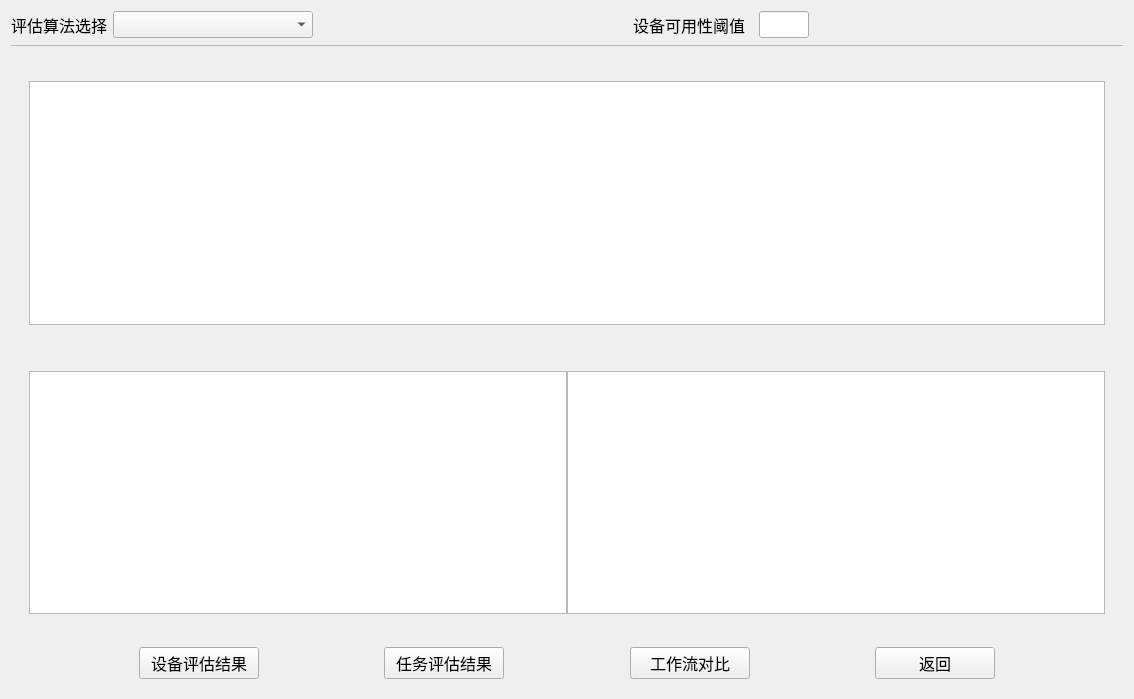
<?xml version="1.0" encoding="UTF-8"?>
<ui version="4.0">
 <class>CWorkflowAssess</class>
 <widget class="QWidget" name="CWorkflowAssess">
  <property name="geometry">
   <rect>
    <x>0</x>
    <y>0</y>
    <width>1134</width>
    <height>699</height>
   </rect>
  </property>
  <property name="windowTitle">
   <string>Form</string>
  </property>
  <layout class="QGridLayout" name="gridLayout_8">
   <item row="0" column="0">
    <layout class="QVBoxLayout" name="verticalLayout_8">
     <item>
      <layout class="QHBoxLayout" name="horizontalLayout_3">
       <item>
        <widget class="QLabel" name="label_4">
         <property name="font">
          <font>
           <family>黑体</family>
           <pointsize>12</pointsize>
          </font>
         </property>
         <property name="text">
          <string>评估算法选择</string>
         </property>
        </widget>
       </item>
       <item>
        <widget class="QComboBox" name="algorithmCcomboBox">
         <property name="minimumSize">
          <size>
           <width>200</width>
           <height>22</height>
          </size>
         </property>
         <property name="font">
          <font>
           <pointsize>12</pointsize>
          </font>
         </property>
        </widget>
       </item>
       <item>
        <spacer name="horizontalSpacer_7">
         <property name="orientation">
          <enum>Qt::Horizontal</enum>
         </property>
         <property name="sizeHint" stdset="0">
          <size>
           <width>35</width>
           <height>20</height>
          </size>
         </property>
        </spacer>
       </item>
       <item>
        <widget class="QLabel" name="label_6">
         <property name="sizePolicy">
          <sizepolicy hsizetype="Preferred" vsizetype="Minimum">
           <horstretch>0</horstretch>
           <verstretch>0</verstretch>
          </sizepolicy>
         </property>
         <property name="minimumSize">
          <size>
           <width>120</width>
           <height>22</height>
          </size>
         </property>
         <property name="font">
          <font>
           <pointsize>12</pointsize>
          </font>
         </property>
         <property name="text">
          <string>设备可用性阈值</string>
         </property>
        </widget>
       </item>
       <item>
        <widget class="QLineEdit" name="lineEdit">
         <property name="maximumSize">
          <size>
           <width>50</width>
           <height>16777215</height>
          </size>
         </property>
         <property name="font">
          <font>
           <pointsize>12</pointsize>
           <weight>75</weight>
           <bold>true</bold>
          </font>
         </property>
         <property name="text">
          <string/>
         </property>
        </widget>
       </item>
       <item>
        <spacer name="horizontalSpacer_13">
         <property name="orientation">
          <enum>Qt::Horizontal</enum>
         </property>
         <property name="sizeHint" stdset="0">
          <size>
           <width>40</width>
           <height>20</height>
          </size>
         </property>
        </spacer>
       </item>
      </layout>
     </item>
     <item>
      <widget class="Line" name="line">
       <property name="styleSheet">
        <string notr="true">color: rgb(184, 184, 184);</string>
       </property>
       <property name="frameShadow">
        <enum>QFrame::Plain</enum>
       </property>
       <property name="lineWidth">
        <number>1</number>
       </property>
       <property name="orientation">
        <enum>Qt::Horizontal</enum>
       </property>
      </widget>
     </item>
     <item>
      <spacer name="verticalSpacer_4">
       <property name="orientation">
        <enum>Qt::Vertical</enum>
       </property>
       <property name="sizeType">
        <enum>QSizePolicy::Fixed</enum>
       </property>
       <property name="sizeHint" stdset="0">
        <size>
         <width>20</width>
         <height>10</height>
        </size>
       </property>
      </spacer>
     </item>
     <item>
      <widget class="QStackedWidget" name="stackedWidget">
       <property name="font">
        <font>
         <pointsize>12</pointsize>
        </font>
       </property>
       <property name="currentIndex">
        <number>1</number>
       </property>
       <widget class="QWidget" name="page">
        <layout class="QGridLayout" name="gridLayout_7">
         <item row="0" column="0">
          <layout class="QVBoxLayout" name="verticalLayout_7">
           <item>
            <layout class="QHBoxLayout" name="horizontalLayout_8">
             <item>
              <layout class="QVBoxLayout" name="verticalLayout_5">
               <item>
                <widget class="QLabel" name="label">
                 <property name="font">
                  <font>
                   <pointsize>12</pointsize>
                  </font>
                 </property>
                 <property name="text">
                  <string>工作流相关设备可用性</string>
                 </property>
                </widget>
               </item>
               <item>
                <widget class="QTableWidget" name="deviceAvailTableWidget">
                 <attribute name="horizontalHeaderCascadingSectionResizes">
                  <bool>true</bool>
                 </attribute>
                 <attribute name="verticalHeaderVisible">
                  <bool>false</bool>
                 </attribute>
                 <column>
                  <property name="text">
                   <string>设备编号</string>
                  </property>
                 </column>
                 <column>
                  <property name="text">
                   <string>设备名</string>
                  </property>
                 </column>
                 <column>
                  <property name="text">
                   <string>设备可用性</string>
                  </property>
                 </column>
                </widget>
               </item>
              </layout>
             </item>
             <item>
              <spacer name="horizontalSpacer_11">
               <property name="orientation">
                <enum>Qt::Horizontal</enum>
               </property>
               <property name="sizeType">
                <enum>QSizePolicy::Preferred</enum>
               </property>
               <property name="sizeHint" stdset="0">
                <size>
                 <width>28</width>
                 <height>20</height>
                </size>
               </property>
              </spacer>
             </item>
             <item>
              <layout class="QVBoxLayout" name="verticalLayout_6">
               <item>
                <widget class="QLabel" name="label_2">
                 <property name="font">
                  <font>
                   <pointsize>12</pointsize>
                  </font>
                 </property>
                 <property name="text">
                  <string>工作流相关信息可用性</string>
                 </property>
                </widget>
               </item>
               <item>
                <widget class="QTableWidget" name="infoAvailTableWidget">
                 <attribute name="horizontalHeaderCascadingSectionResizes">
                  <bool>true</bool>
                 </attribute>
                 <attribute name="verticalHeaderVisible">
                  <bool>false</bool>
                 </attribute>
                 <column>
                  <property name="text">
                   <string>信息编号</string>
                  </property>
                 </column>
                 <column>
                  <property name="text">
                   <string>信息名</string>
                  </property>
                 </column>
                 <column>
                  <property name="text">
                   <string>信息可用性</string>
                  </property>
                 </column>
                </widget>
               </item>
              </layout>
             </item>
            </layout>
           </item>
           <item>
            <spacer name="verticalSpacer_3">
             <property name="orientation">
              <enum>Qt::Vertical</enum>
             </property>
             <property name="sizeType">
              <enum>QSizePolicy::Fixed</enum>
             </property>
             <property name="sizeHint" stdset="0">
              <size>
               <width>20</width>
               <height>30</height>
              </size>
             </property>
            </spacer>
           </item>
           <item>
            <layout class="QHBoxLayout" name="horizontalLayout_9">
             <item>
              <spacer name="horizontalSpacer_12">
               <property name="orientation">
                <enum>Qt::Horizontal</enum>
               </property>
               <property name="sizeHint" stdset="0">
                <size>
                 <width>428</width>
                 <height>20</height>
                </size>
               </property>
              </spacer>
             </item>
             <item>
              <widget class="QPushButton" name="AvailResultBtn">
               <property name="minimumSize">
                <size>
                 <width>120</width>
                 <height>30</height>
                </size>
               </property>
               <property name="text">
                <string>查看评估结果</string>
               </property>
               <property name="icon">
                <iconset resource="../file.qrc">
                 <normaloff>:/png/rc/button/1 (15).png</normaloff>:/png/rc/button/1 (15).png</iconset>
               </property>
              </widget>
             </item>
            </layout>
           </item>
          </layout>
         </item>
        </layout>
       </widget>
       <widget class="QWidget" name="page_2">
        <layout class="QGridLayout" name="gridLayout_6">
         <item row="0" column="0">
          <layout class="QGridLayout" name="gridLayout_5">
           <item row="0" column="0">
            <widget class="QStackedWidget" name="resultStackedWidget">
             <property name="frameShape">
              <enum>QFrame::NoFrame</enum>
             </property>
             <property name="currentIndex">
              <number>2</number>
             </property>
             <widget class="QWidget" name="page_3">
              <layout class="QGridLayout" name="gridLayout_3">
               <item row="0" column="0">
                <layout class="QGridLayout" name="gridLayout_2">
                 <item row="1" column="0">
                  <layout class="QVBoxLayout" name="verticalLayout_3">
                   <item>
                    <widget class="QLabel" name="label_5">
                     <property name="font">
                      <font>
                       <pointsize>12</pointsize>
                      </font>
                     </property>
                     <property name="text">
                      <string>设备动态可用性评估结果</string>
                     </property>
                    </widget>
                   </item>
                   <item>
                    <widget class="QTextBrowser" name="textBrowser">
                     <property name="frameShape">
                      <enum>QFrame::StyledPanel</enum>
                     </property>
                     <property name="html">
                      <string>&lt;!DOCTYPE HTML PUBLIC &quot;-//W3C//DTD HTML 4.0//EN&quot; &quot;http://www.w3.org/TR/REC-html40/strict.dtd&quot;&gt;
&lt;html&gt;&lt;head&gt;&lt;meta name=&quot;qrichtext&quot; content=&quot;1&quot; /&gt;&lt;style type=&quot;text/css&quot;&gt;
p, li { white-space: pre-wrap; }
&lt;/style&gt;&lt;/head&gt;&lt;body style=&quot; font-family:'SimSun'; font-size:12pt; font-weight:400; font-style:normal;&quot;&gt;
&lt;p style=&quot; margin-top:0px; margin-bottom:0px; margin-left:0px; margin-right:0px; -qt-block-indent:0; text-indent:0px;&quot;&gt;&lt;span style=&quot; font-size:10pt; color:#ffffff;&quot;&gt;    在工作流评估过程中，会评估得到设备的动态可用性。设备的动态可用性是指在系统运行过程中设备可用的概率，相对静态可用性而言，动态可用性考虑了设备输入的可用性以及设备自身可用，从而保证设备输出可用。&lt;/span&gt;&lt;/p&gt;&lt;/body&gt;&lt;/html&gt;</string>
                     </property>
                    </widget>
                   </item>
                  </layout>
                 </item>
                 <item row="0" column="0">
                  <layout class="QHBoxLayout" name="horizontalLayout_5">
                   <property name="spacing">
                    <number>0</number>
                   </property>
                   <item>
                    <widget class="QTableWidget" name="tableWidget_2">
                     <property name="font">
                      <font>
                       <pointsize>11</pointsize>
                      </font>
                     </property>
                     <property name="frameShape">
                      <enum>QFrame::NoFrame</enum>
                     </property>
                     <attribute name="verticalHeaderVisible">
                      <bool>false</bool>
                     </attribute>
                     <column>
                      <property name="text">
                       <string>设备编号</string>
                      </property>
                     </column>
                     <column>
                      <property name="text">
                       <string>设备名称</string>
                      </property>
                     </column>
                     <column>
                      <property name="text">
                       <string>动态可用性</string>
                      </property>
                     </column>
                    </widget>
                   </item>
                   <item>
                    <widget class="QtCharts::QChartView" name="deviceGraphicsView"/>
                   </item>
                  </layout>
                 </item>
                </layout>
               </item>
              </layout>
             </widget>
             <widget class="QWidget" name="page_4">
              <layout class="QGridLayout" name="gridLayout">
               <item row="0" column="0">
                <layout class="QHBoxLayout" name="horizontalLayout">
                 <item>
                  <widget class="QTableWidget" name="taskResultTableWidget">
                   <property name="font">
                    <font>
                     <pointsize>11</pointsize>
                    </font>
                   </property>
                   <property name="frameShape">
                    <enum>QFrame::NoFrame</enum>
                   </property>
                   <attribute name="horizontalHeaderCascadingSectionResizes">
                    <bool>true</bool>
                   </attribute>
                   <attribute name="verticalHeaderVisible">
                    <bool>false</bool>
                   </attribute>
                   <column>
                    <property name="text">
                     <string>任务编号</string>
                    </property>
                   </column>
                   <column>
                    <property name="text">
                     <string>任务名称</string>
                    </property>
                   </column>
                   <column>
                    <property name="text">
                     <string>可用性</string>
                    </property>
                   </column>
                  </widget>
                 </item>
                 <item>
                  <layout class="QVBoxLayout" name="verticalLayout_2">
                   <item>
                    <widget class="QLabel" name="label_7">
                     <property name="font">
                      <font>
                       <pointsize>12</pointsize>
                      </font>
                     </property>
                     <property name="text">
                      <string>工作流可用性评估结果</string>
                     </property>
                    </widget>
                   </item>
                   <item>
                    <widget class="QTextBrowser" name="textBrowser_2">
                     <property name="html">
                      <string>&lt;!DOCTYPE HTML PUBLIC &quot;-//W3C//DTD HTML 4.0//EN&quot; &quot;http://www.w3.org/TR/REC-html40/strict.dtd&quot;&gt;
&lt;html&gt;&lt;head&gt;&lt;meta name=&quot;qrichtext&quot; content=&quot;1&quot; /&gt;&lt;style type=&quot;text/css&quot;&gt;
p, li { white-space: pre-wrap; }
&lt;/style&gt;&lt;/head&gt;&lt;body style=&quot; font-family:'SimSun'; font-size:12pt; font-weight:400; font-style:normal;&quot;&gt;
&lt;p style=&quot; margin-top:0px; margin-bottom:0px; margin-left:0px; margin-right:0px; -qt-block-indent:0; text-indent:0px;&quot;&gt;&lt;span style=&quot; font-size:9pt; color:#ffffff;&quot;&gt;    该业务过程的工作流由多个任务组成，每个任务的可用性由这个任务的执行设备和该任务执行需要的信息共同决定。由于每一个任务的可用性都包含了前面任务的可用性，所以业务过程的可用性由最后一个任务的可用性决定。&lt;/span&gt;&lt;/p&gt;&lt;/body&gt;&lt;/html&gt;</string>
                     </property>
                    </widget>
                   </item>
                  </layout>
                 </item>
                </layout>
               </item>
               <item row="1" column="0">
                <layout class="QVBoxLayout" name="verticalLayout">
                 <item>
                  <widget class="QLabel" name="label_8">
                   <property name="text">
                    <string>工作流评估结果柱状图:</string>
                   </property>
                  </widget>
                 </item>
                 <item>
                  <widget class="QtCharts::QChartView" name="taskResultGraphicsView"/>
                 </item>
                </layout>
               </item>
              </layout>
             </widget>
             <widget class="QWidget" name="page_5">
              <layout class="QGridLayout" name="gridLayout_4">
               <item row="0" column="0">
                <layout class="QVBoxLayout" name="verticalLayout_4">
                 <item>
                  <widget class="QtCharts::QChartView" name="workflowResultGraphicsView"/>
                 </item>
                 <item>
                  <spacer name="verticalSpacer_2">
                   <property name="orientation">
                    <enum>Qt::Vertical</enum>
                   </property>
                   <property name="sizeType">
                    <enum>QSizePolicy::Fixed</enum>
                   </property>
                   <property name="sizeHint" stdset="0">
                    <size>
                     <width>20</width>
                     <height>40</height>
                    </size>
                   </property>
                  </spacer>
                 </item>
                 <item>
                  <layout class="QHBoxLayout" name="horizontalLayout_7">
                   <property name="spacing">
                    <number>0</number>
                   </property>
                   <item>
                    <widget class="QtCharts::QChartView" name="pieChartGraphicsView"/>
                   </item>
                   <item>
                    <widget class="QTextBrowser" name="textBrowser_3">
                     <property name="html">
                      <string>&lt;!DOCTYPE HTML PUBLIC &quot;-//W3C//DTD HTML 4.0//EN&quot; &quot;http://www.w3.org/TR/REC-html40/strict.dtd&quot;&gt;
&lt;html&gt;&lt;head&gt;&lt;meta name=&quot;qrichtext&quot; content=&quot;1&quot; /&gt;&lt;style type=&quot;text/css&quot;&gt;
p, li { white-space: pre-wrap; }
&lt;/style&gt;&lt;/head&gt;&lt;body style=&quot; font-family:'SimSun'; font-size:12pt; font-weight:400; font-style:normal;&quot;&gt;
&lt;p style=&quot; margin-top:0px; margin-bottom:0px; margin-left:0px; margin-right:0px; -qt-block-indent:0; text-indent:0px;&quot;&gt;&lt;span style=&quot; font-size:9pt; color:#ffffff;&quot;&gt;同一系统中的多个工作流之间的统计分析，表明系统中多个业务过程的可用性是否满足需求&lt;/span&gt;&lt;/p&gt;&lt;/body&gt;&lt;/html&gt;</string>
                     </property>
                    </widget>
                   </item>
                  </layout>
                 </item>
                </layout>
               </item>
              </layout>
             </widget>
            </widget>
           </item>
           <item row="1" column="0">
            <spacer name="verticalSpacer">
             <property name="orientation">
              <enum>Qt::Vertical</enum>
             </property>
             <property name="sizeType">
              <enum>QSizePolicy::Fixed</enum>
             </property>
             <property name="sizeHint" stdset="0">
              <size>
               <width>20</width>
               <height>18</height>
              </size>
             </property>
            </spacer>
           </item>
           <item row="2" column="0">
            <layout class="QHBoxLayout" name="horizontalLayout_2">
             <item>
              <spacer name="horizontalSpacer_5">
               <property name="orientation">
                <enum>Qt::Horizontal</enum>
               </property>
               <property name="sizeHint" stdset="0">
                <size>
                 <width>28</width>
                 <height>20</height>
                </size>
               </property>
              </spacer>
             </item>
             <item>
              <widget class="QPushButton" name="assessResultBtn">
               <property name="minimumSize">
                <size>
                 <width>120</width>
                 <height>30</height>
                </size>
               </property>
               <property name="text">
                <string>设备评估结果</string>
               </property>
               <property name="icon">
                <iconset resource="../file.qrc">
                 <normaloff>:/png/rc/button/1 (15).png</normaloff>:/png/rc/button/1 (15).png</iconset>
               </property>
               <property name="checkable">
                <bool>true</bool>
               </property>
               <property name="autoExclusive">
                <bool>true</bool>
               </property>
              </widget>
             </item>
             <item>
              <spacer name="horizontalSpacer_2">
               <property name="orientation">
                <enum>Qt::Horizontal</enum>
               </property>
               <property name="sizeHint" stdset="0">
                <size>
                 <width>28</width>
                 <height>20</height>
                </size>
               </property>
              </spacer>
             </item>
             <item>
              <widget class="QPushButton" name="statisticalAnalysisBtn">
               <property name="minimumSize">
                <size>
                 <width>120</width>
                 <height>30</height>
                </size>
               </property>
               <property name="text">
                <string>任务评估结果</string>
               </property>
               <property name="icon">
                <iconset resource="../file.qrc">
                 <normaloff>:/png/rc/button/1 (15).png</normaloff>:/png/rc/button/1 (15).png</iconset>
               </property>
               <property name="checkable">
                <bool>true</bool>
               </property>
               <property name="autoExclusive">
                <bool>true</bool>
               </property>
              </widget>
             </item>
             <item>
              <spacer name="horizontalSpacer_3">
               <property name="orientation">
                <enum>Qt::Horizontal</enum>
               </property>
               <property name="sizeHint" stdset="0">
                <size>
                 <width>28</width>
                 <height>20</height>
                </size>
               </property>
              </spacer>
             </item>
             <item>
              <widget class="QPushButton" name="multiWorkflowCompareBtn">
               <property name="minimumSize">
                <size>
                 <width>120</width>
                 <height>30</height>
                </size>
               </property>
               <property name="text">
                <string>工作流对比</string>
               </property>
               <property name="icon">
                <iconset resource="../file.qrc">
                 <normaloff>:/png/rc/button/1 (2).png</normaloff>:/png/rc/button/1 (2).png</iconset>
               </property>
               <property name="checkable">
                <bool>true</bool>
               </property>
               <property name="autoExclusive">
                <bool>true</bool>
               </property>
              </widget>
             </item>
             <item>
              <spacer name="horizontalSpacer_4">
               <property name="orientation">
                <enum>Qt::Horizontal</enum>
               </property>
               <property name="sizeHint" stdset="0">
                <size>
                 <width>28</width>
                 <height>20</height>
                </size>
               </property>
              </spacer>
             </item>
             <item>
              <widget class="QPushButton" name="returnBtn">
               <property name="minimumSize">
                <size>
                 <width>120</width>
                 <height>30</height>
                </size>
               </property>
               <property name="text">
                <string>返回</string>
               </property>
               <property name="icon">
                <iconset resource="../file.qrc">
                 <normaloff>:/png/rc/button/1 (8).png</normaloff>:/png/rc/button/1 (8).png</iconset>
               </property>
               <property name="checkable">
                <bool>true</bool>
               </property>
               <property name="autoExclusive">
                <bool>true</bool>
               </property>
              </widget>
             </item>
             <item>
              <spacer name="horizontalSpacer_6">
               <property name="orientation">
                <enum>Qt::Horizontal</enum>
               </property>
               <property name="sizeHint" stdset="0">
                <size>
                 <width>28</width>
                 <height>20</height>
                </size>
               </property>
              </spacer>
             </item>
            </layout>
           </item>
          </layout>
         </item>
        </layout>
       </widget>
      </widget>
     </item>
    </layout>
   </item>
  </layout>
 </widget>
 <customwidgets>
  <customwidget>
   <class>QtCharts::QChartView</class>
   <extends>QGraphicsView</extends>
   <header location="global">qchartview.h</header>
  </customwidget>
 </customwidgets>
 <resources>
  <include location="../file.qrc"/>
 </resources>
 <connections/>
</ui>
